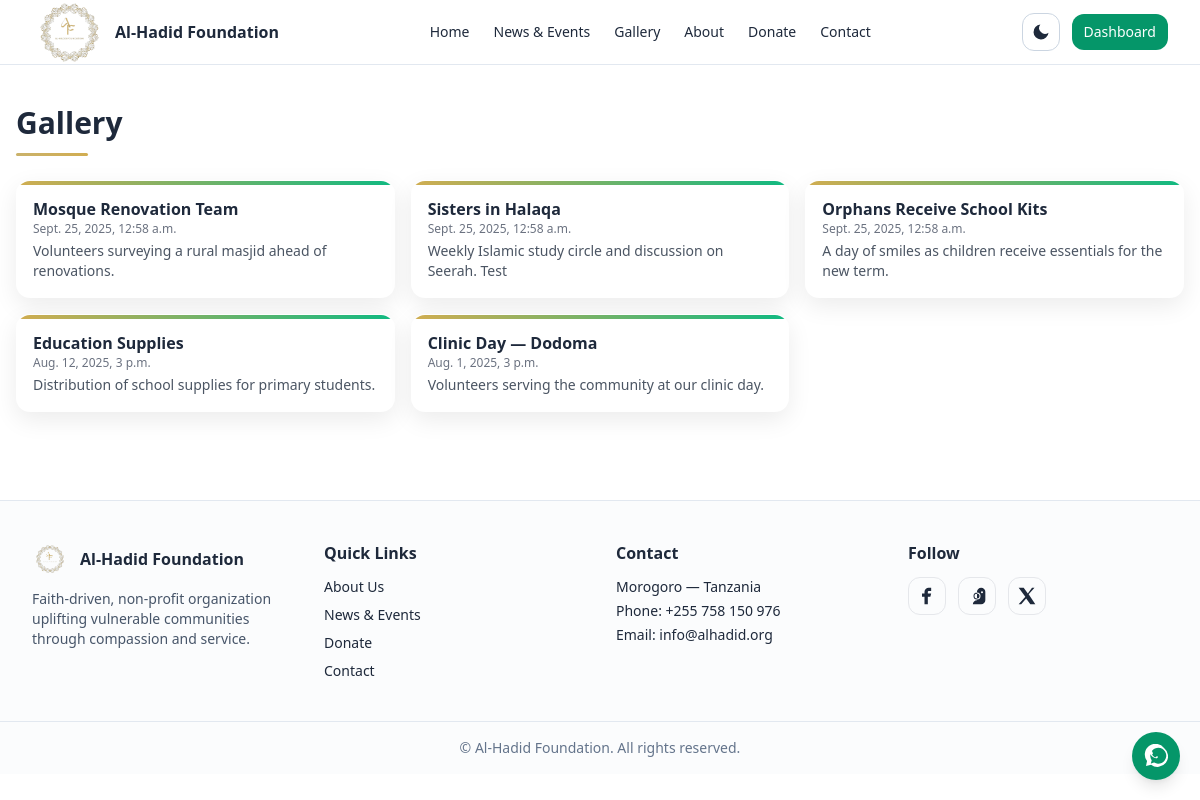
The app's page /gallery/ (signed in) with its own data.
### website/models.py (models this page shows, shortened)
class Gallery(models.Model):
    title = models.CharField(max_length=200)
    image = models.ImageField(upload_to='gallery/')
    description = models.TextField(blank=True)
    is_published = models.BooleanField(default=True)
    created_at = models.DateTimeField(auto_now_add=True)
    class Meta:
        ordering = ['-created_at']
        verbose_name_plural = "Gallery"

### website/views.py (the view)
# urls.py: path('gallery/', views.gallery_view, name='gallery'),
def gallery_view(request):
    gallery_items = Gallery.objects.filter(is_published=True)
    context = {
        'gallery': gallery_items,
        'page_title': 'Gallery',
    }
    return render(request, 'website/gallery.html', context)

### website/context_processors.py (called while the page is built)
def site_settings(request):
    try:
        settings = SiteSettings.objects.first()
        if not settings:
            settings = SiteSettings.objects.create()
    except:
        settings = None
    theme = request.session.get('theme', 'light')
    return {
        'site_settings': settings,
        'current_theme': theme,
    }

### templates/website/gallery.html (shortened to what this page needs)
{% extends "base.html" %}
{% block content %}
<section class="max-w-7xl mx-auto px-4 py-10">
  <h1 class="text-3xl font-semibold mb-2">Gallery</h1>
  <div class="gold-underline mb-6"></div>
  <div class="grid sm:grid-cols-2 lg:grid-cols-3 gap-4">
    {% if gallery %}
      {% for item in gallery %}
      <figure class="card gallery-card overflow-hidden">
        <figcaption class="p-4">
          <h3 class="font-semibold">
            {% firstof item.title "Untitled" as g_title %}{{ g_title }}
          </h3>
          {% firstof item.created_at item.date "" as g_dt %}
          {% if g_dt %}
            <div class="text-xs text-gray-500">{{ g_dt }}</div>
          {% endif %}
          <p class="text-sm text-gray-600 dark:text-gray-300 mt-1">
            {% firstof item.description item.caption item.text "" as g_txt %}
            {{ g_txt|striptags|truncatewords:24 }}
          </p>
        </figcaption>
      </figure>
      {% endfor %}
    {% else %}
      <div class="text-gray-500">No gallery items published yet.</div>
    {% endif %}
  </div>
</section>
{% endblock %}

### static/css/tw.css (style rules this page uses)
*,:after,:before { --tw-border-spacing-x:0;--tw-border-spacing-y:0;--tw-translate-x:0;--tw-translate-y:0;--tw-rotate:0;--tw-skew-x:0;--tw-skew-y:0;--tw-scale-x:1;--tw-scale-y:1;--tw-pan-x: ;--tw-pan-y: ;--tw-pinch-zoom: ;--tw-scroll-snap-strictness:proximity;--tw-gradient-from-position: ;--tw-gradient-via-position: ;--tw-gradient-to-position: ;--tw-ordinal: ;--tw-slashed-zero: ;--tw-numeric-figure: ;--tw-numeric-spacing: ;--tw-numeric-fraction: ;--tw-ring-inset: ;--tw-ring-offset-width:0px;--tw-ring-offset-color:#fff;--tw-ring-color:rgba(59,130,246,.5);--tw-ring-offset-shadow:0 0 #0000;--tw-ring-shadow:0 0 #0000;--tw-shadow:0 0 #0000;--tw-shadow-colored:0 0 #0000;--tw-blur: ;--tw-brightness: ;--tw-contrast: ;--tw-grayscale: ;--tw-hue-rotate: ;--tw-invert: ;--tw-saturate: ;--tw-sepia: ;--tw-drop-shadow: ;--tw-backdrop-blur: ;--tw-backdrop-brightness: ;--tw-backdrop-contrast: ;--tw-backdrop-grayscale: ;--tw-backdrop-hue-rotate: ;--tw-backdrop-invert: ;--tw-backdrop-opacity: ;--tw-backdrop-saturate: ;--tw-backdrop-sepia: ;--tw-contain-size: ;--tw-contain-layout: ;--tw-contain-paint: ;--tw-contain-style: }
*,:after,:before { box-sizing:border-box;border:0 solid #e5e7eb }
:after,:before { --tw-content:"" }
:host,html { line-height:1.5;-webkit-text-size-adjust:100%;-moz-tab-size:4;-o-tab-size:4;tab-size:4;font-family:ui-sans-serif,system-ui,sans-serif,Apple Color Emoji,Segoe UI Emoji,Segoe UI Symbol,Noto Color Emoji;font-feature-settings:normal;font-variation-settings:normal;-webkit-tap-highlight-color:transparent }
body { margin:0;line-height:inherit }
h1,h2,h3,h4,h5,h6 { font-size:inherit;font-weight:inherit }
blockquote,dd,dl,figure,h1,h2,h3,h4,h5,h6,hr,p,pre { margin:0 }
html { scroll-behavior:smooth }
body { background-color:rgb(250 248 241/var(--tw-bg-opacity,1));font-family:Inter,system-ui,Arial,sans-serif;color:rgb(17 24 39/var(--tw-text-opacity,1)) }
.dark body,body { --tw-bg-opacity:1;--tw-text-opacity:1 }
.card { border-radius:14px;border-width:1px;border-color:transparent;--tw-bg-opacity:1;background-color:rgb(255 255 255/var(--tw-bg-opacity,1));--tw-shadow:0 8px 24px rgba(0,0,0,.08);--tw-shadow-colored:0 8px 24px var(--tw-shadow-color);box-shadow:var(--tw-ring-offset-shadow,0 0 #0000),var(--tw-ring-shadow,0 0 #0000),var(--tw-shadow) }
.mx-auto { margin-left:auto;margin-right:auto }
.mb-2 { margin-bottom:.5rem }
.mb-6 { margin-bottom:1.5rem }
.mt-1 { margin-top:.25rem }
.grid { display:grid }
.max-w-7xl { max-width:80rem }
.gap-4 { gap:1rem }
.overflow-hidden { overflow:hidden }
.scroll-smooth { scroll-behavior:smooth }
.bg-white { --tw-bg-opacity:1;background-color:rgb(255 255 255/var(--tw-bg-opacity,1)) }
.p-4 { padding:1rem }
.px-4 { padding-left:1rem;padding-right:1rem }
.py-10 { padding-top:2.5rem;padding-bottom:2.5rem }
.text-3xl { font-size:1.875rem;line-height:2.25rem }
.text-sm { font-size:.875rem;line-height:1.25rem }
.text-xs { font-size:.75rem;line-height:1rem }
.font-semibold { font-weight:600 }
.text-gray-500 { --tw-text-opacity:1;color:rgb(107 114 128/var(--tw-text-opacity,1)) }
.text-gray-600 { --tw-text-opacity:1;color:rgb(75 85 99/var(--tw-text-opacity,1)) }
.text-slate-800 { --tw-text-opacity:1;color:rgb(30 41 59/var(--tw-text-opacity,1)) }
@media (min-width:640px) { .sm\:grid-cols-2 { grid-template-columns:repeat(2,minmax(0,1fr)) } }
@media (min-width:1024px) { .lg\:grid-cols-3 { grid-template-columns:repeat(3,minmax(0,1fr)) } }

### templates/website/gallery.html (style rules this page uses)
.gold-underline::after { content:""; display:block; width:72px; height:3px; margin-top:12px; border-radius:999px; background:linear-gradient(90deg,#cab26b,#d1ad51); }
.gallery-card { position:relative; overflow:hidden; transition:transform .25s ease, box-shadow .25s ease }
.gallery-card::before { content:""; position:absolute; inset:0 0 auto 0; height:4px; background:linear-gradient(90deg,#d1ad51,var(--tw-primary,#10b981)); }

### records on screen
Gallery: title "Mosque Renovation Team", g_dt "Sept. 25, 2025, 12:58 a.m.", description "Volunteers surveying a rural masjid ahead of renovations."
Gallery: title "Sisters in Halaqa", g_dt "Sept. 25, 2025, 12:58 a.m.", description "Weekly Islamic study circle and discussion on Seerah. Test"
Gallery: title "Orphans Receive School Kits", g_dt "Sept. 25, 2025, 12:58 a.m.", description "A day of smiles as children receive essentials for the new term."
Gallery: title "Education Supplies", g_dt "Aug. 12, 2025, 3 p.m.", description "Distribution of school supplies for primary students."
Gallery: title "Clinic Day — Dodoma", g_dt "Aug. 1, 2025, 3 p.m.", description "Volunteers serving the community at our clinic day."
